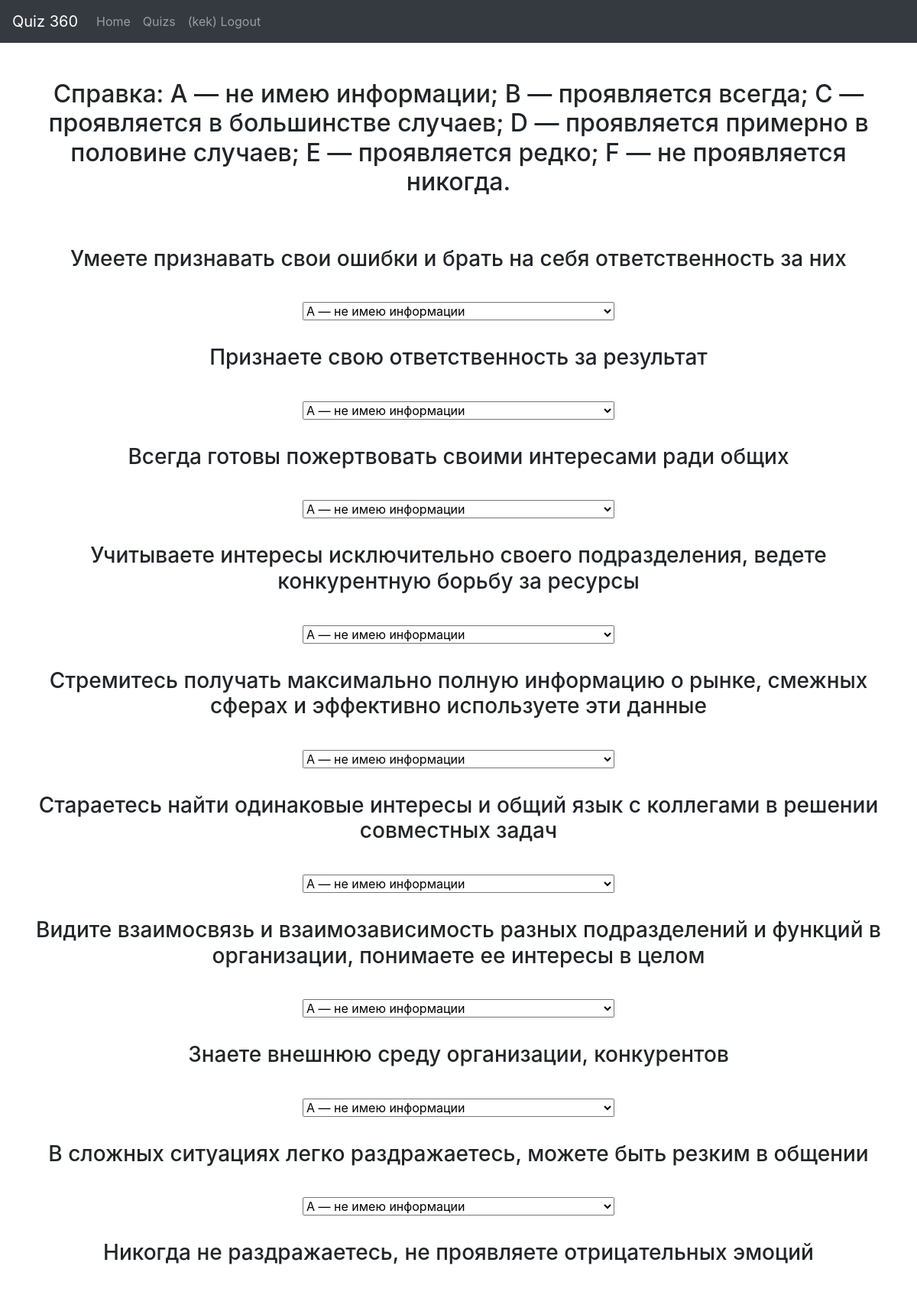
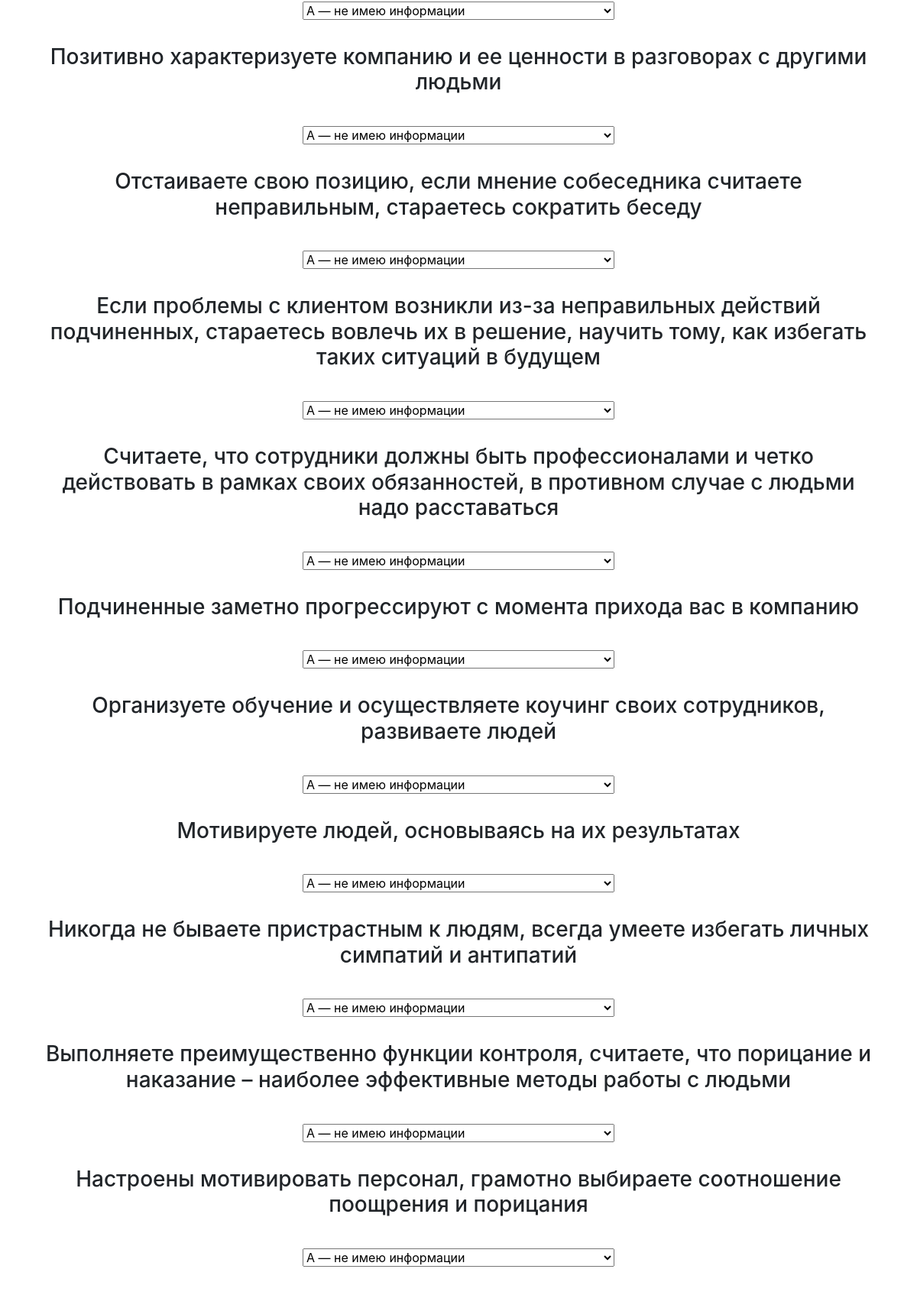
The app's page /createQuiz/ (signed in, upper part) with its own data (2 pictures, top to bottom).
### accs/models.py (models this page shows, shortened)
class Question(models.Model):
    name = models.CharField(max_length=200, null=True)
    class Answer(models.IntegerChoices):
        a = 1
        b = 2
        c = 3
        d = 4
        e = 5
        f = 6
    val = models.IntegerField(choices=Answer.choices, blank=True, null=True)

### accs/views.py (the view, shortened to what this page needs)
# urls.py: path('createQuiz/', views.createQuiz, name="createQuiz"),
@login_required
def createQuiz(req):
    questions = Question.objects.all()
    ctx = {'questions':questions}
    return render(req, 'accs/quizForm.html', ctx)

### accs/templates/accs/quizForm.html (shortened to what this page needs)
{% extends 'accs/main.html' %}
{% block content %}
<form action="" method="POST">
    <div class="form-group row">
        <div class="container text-center">
          <form method="POST">
            <h2 class="my-5">Справка:
              A — не имею информации;
              B — проявляется всегда;
              C — проявляется в большинстве случаев;
              D — проявляется примерно в половине случаев;
              E — проявляется редко;
              F — не проявляется никогда.</h2>
            {% for q in questions %}
              <h3 class="py-3">{{ q.name }}</h3>
              <div class="py-3">
                <select class="form-select" name="{{ q.id }}">
                  <option value="1">A — не имею информации</option>
                </select>
              </div>
            {% endfor %}
          </form>
        <br><br>
      </div>
    </div>
  </form>
{% endblock %}

### accs/templates/accs/nav.html (shortened to what this page needs)
<nav class="navbar navbar-expand-lg navbar-dark bg-dark">
    <a class="navbar-brand" href="#">Quiz 360</a>
    <div class="collapse navbar-collapse" id="navbarNavAltMarkup">
      <div class="navbar-nav">
        <a class="nav-item nav-link" href="/">Home</a>
        <a class="nav-item nav-link" href="/quizs/">Quizs</a>
        {% if user.is_authenticated %}
          <a class="nav-item nav-link" href="{% url 'logout'%}?next={{request.path}}">({{ user.get_username }}) Logout </a>
        {% else %}
          <a class="nav-item nav-link" href="{% url 'login'%}?next={{request.path}}">Login</a>
        {% endif %}
      </div>
    </div>
  </nav>

### records on screen
Question: name "Умеете признавать свои ошибки и брать на себя ответственность за них", id "A — не имею информации"
Question: name "Признаете свою ответственность за результат", id "A — не имею информации"
Question: name "Всегда готовы пожертвовать своими интересами ради общих", id "A — не имею информации"
Question: name "Учитываете интересы исключительно своего подразделения, ведете конкурентную борьбу за ресурсы", id "A — не имею информации"
Question: name "Стремитесь получать максимально полную информацию о рынке, смежных сферах и эффективно используете эти данные", id "A — не имею информации"
Question: name "Стараетесь найти одинаковые интересы и общий язык с коллегами в решении совместных задач", id "A — не имею информации"
Question: name "Видите взаимосвязь и взаимозависимость разных подразделений и функций в организации, понимаете ее интересы в целом", id "A — не имею информации"
Question: name "Знаете внешнюю среду организации, конкурентов", id "A — не имею информации"
Question: name "В сложных ситуациях легко раздражаетесь, можете быть резким в общении", id "A — не имею информации"
Question: name "Никогда не раздражаетесь, не проявляете отрицательных эмоций", id "A — не имею информации"
Question: name "Позитивно характеризуете компанию и ее ценности в разговорах с другими людьми", id "A — не имею информации"
Question: name "Отстаиваете свою позицию, если мнение собеседника считаете неправильным, стараетесь сократить беседу", id "A — не имею информации"
Question: name "Если проблемы с клиентом возникли из-за неправильных действий подчиненных, стараетесь вовлечь их в решение, научить тому, как избегать таких ситуаций в будущем", id "A — не имею информации"
Question: name "Считаете, что сотрудники должны быть профессионалами и четко действовать в рамках своих обязанностей, в противном случае с людьми надо расставаться", id "A — не имею информации"
Question: name "Подчиненные заметно прогрессируют с момента прихода вас в компанию", id "A — не имею информации"
Question: name "Организуете обучение и осуществляете коучинг своих сотрудников, развиваете людей", id "A — не имею информации"
Question: name "Мотивируете людей, основываясь на их результатах", id "A — не имею информации"
Question: name "Никогда не бываете пристрастным к людям, всегда умеете избегать личных симпатий и антипатий", id "A — не имею информации"
Question: name "Выполняете преимущественно функции контроля, считаете, что порицание и наказание – наиболее эффективные методы работы с людьми", id "A — не имею информации"
Question: name "Настроены мотивировать персонал, грамотно выбираете соотношение поощрения и порицания", id "A — не имею информации"

### other values on screen
{{ user.get_username }} "kek"
